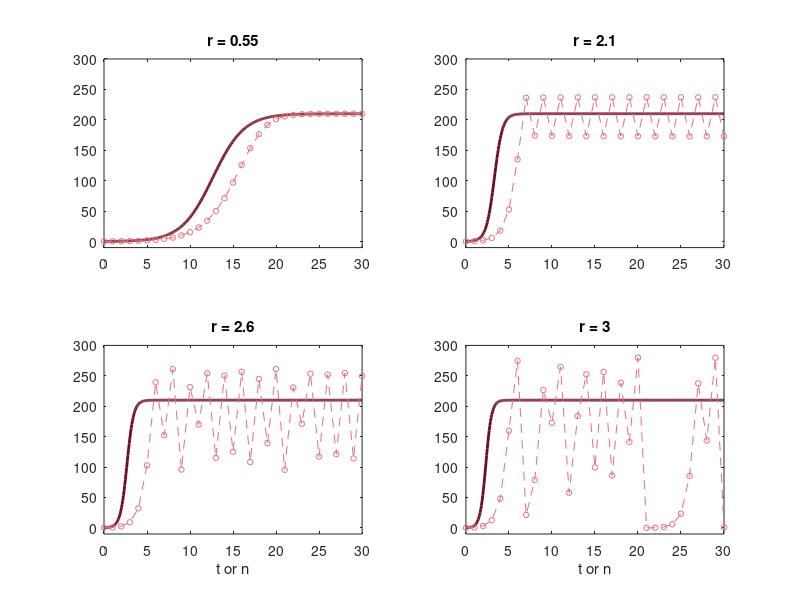

Source code (MATLAB):
% Fig. 3.13: Continuous and discrete-time logistic model (book, Section 3.2, Eq. 3.20)
% line: solution of dx/dt = r (1 - x/K) x;  points: x_{n+1} = x_n + r x_n (1 - x_n/K);  K = 210, x0 = 0.2
% (c) 2026 Philipp Kügler · Program for the book "Dynamical Systems in the Life Sciences" · MIT License (see LICENSE)
K = 210; x0 = 0.2;
t = linspace(0, 30, 400); rs = [0.55 2.1 2.6 3.0];
for i = 1:4
    r = rs(i);
    subplot(2, 2, i);
    plot(t, x0 * K ./ (x0 + (K - x0) * exp(-r * t)), 'Color', [0.43 0.04 0.12], 'LineWidth', 2); hold on
    x = zeros(1, 31); x(1) = x0;
    for n = 1:30
        x(n + 1) = x(n) + r * x(n) * (1 - x(n) / K);
    end
    plot(0:30, x, '--o', 'Color', [0.89 0.44 0.49], 'MarkerSize', 4); hold off
    title(sprintf('r = %g', r)); ylim([-10 300]);
    if i > 2, xlabel('t or n'); end
    fprintf('r = %g: x_27 ... x_30 = %s\n', r, sprintf('%.1f  ', x(28:31)));
end
